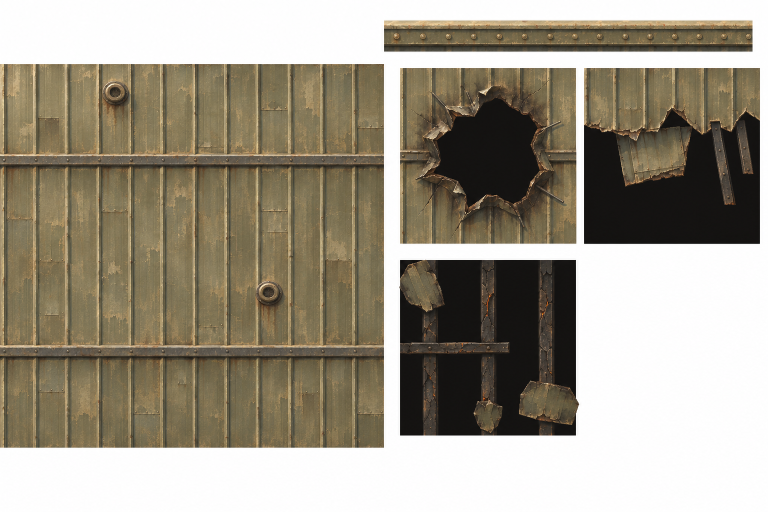
#> input picture art-source/roofs/raw/barracks.raw.png, 1536 x 1024 px, given in place of clay-guide.png, which was not available (shown at 1/2 size)
$ python export.py
#> lines starting #> are read from the running program, lines starting #| are printed output that depends on the picture
"""Export the roof sheet `mod/graphics/tilesets/roofs.png` from the painted roof sheets (`generate.py`).

A row per roof style, in `RoofStyle` order, and twelve 128 px frames per row, in `RoofTiles` order:

  0-3  FIELD      the style's swatch made seamless and cut two by two: column i + 2j holds cell (i, j), j counted north
  4    TRIM_EAVE  the eave edge along the line EAVE_DEPTH up from the frame's south edge, outer side north, with the
                  shadow the edge throws on the wall beyond it; transparent elsewhere
  5    TRIM_CORNER the edge round the south-west EAVE_DEPTH square (open north and east), mitred at its corner
  6    TRIM_INNER the edge along an inside corner, round the north-east square the outside touches
  7-9  HOLED, COLLAPSED, BURNT  the damage cells, their alpha the guide's mask (the code owns every silhouette)
  10   TRIM_DOOR  TRIM_EAVE at DOOR_EAVE_DEPTH, the eave over an exterior door
  11   TRIM_PANE  TRIM_EAVE at PANE_EAVE_DEPTH, the eave over a slit window

Every cut is mechanical: the raw is scaled back to the guide's canvas and cut where the guide put each piece. A style
with no raw yet is cut from its guide, so the runtime has a sheet to draw before the paint is in.

Usage: python art-source/roofs/export.py
"""
import sys
from pathlib import Path

import numpy as np
from PIL import Image

HERE = Path(__file__).resolve().parent
ROOT = HERE.parents[1]
sys.path.insert(0, str(HERE))
import make_guide as G  # noqa: E402

OUT = ROOT / 'mod/graphics/tilesets/roofs.png'
STYLES = ('clay', 'slab', 'corrugated', 'plate', 'hull', 'quonset', 'barracks')
F = 128
COLUMNS = 12
# RoofCover.EAVE_DEPTH: an eave's open edge lies this far up the frame from its south edge.
EAVE_DEPTH = 0.7
# RoofCover.DOOR_EAVE_DEPTH and PANE_EAVE_DEPTH: the eaves over an exterior door and a slit window.
DOOR_EAVE_DEPTH = 0.4
PANE_EAVE_DEPTH = 0.3
EDGE = round(F * (1 - EAVE_DEPTH))   # image row of the eave's open edge
CORNER = round(F * EAVE_DEPTH)       # image column of an outside corner's open edge
TRIM = 12                            # the edge band's depth
SHADOW = 9                           # how far the edge's shadow reaches over the wall
SHADOW_ALPHA = 0.45


def seamless(rgb):
    """Blends the swatch with itself rolled half way, so it wraps: the roll owns the edges, the original the middle."""
    a = rgb.astype(np.float32)
    h, w = a.shape[:2]
    rolled = np.roll(a, (h // 2, w // 2), (0, 1))
    fx = np.minimum(np.arange(w), w - 1 - np.arange(w)) / (w * 0.18)
    fy = np.minimum(np.arange(h), h - 1 - np.arange(h)) / (h * 0.18)
    wgt = np.clip(np.minimum(fy[:, None], fx[None, :]), 0, 1)
    wgt = wgt * wgt * (3 - 2 * wgt)
    return (a * wgt[..., None] + rolled * (1 - wgt[..., None])).astype(np.uint8)


def edge_band(sheet):
    x, y, w, h = G.STRIP
    band = sheet.crop((x, y, x + w, y + h))
    width = round(w * TRIM / h)
    return band.resize((width, TRIM), Image.LANCZOS).crop((0, 0, F, TRIM)).convert('RGBA')


def shadow(frame, box):
    """Darkens {x0, y0, x1, y1} with the edge's shadow, fading away from the edge named by the box's 'from' side."""
    arr = np.array(frame)
    x0, y0, x1, y1, side = box
    for yy in range(y0, y1):
        for xx in range(x0, x1):
            d = {'down': y1 - 1 - yy, 'left': xx - x0}[side]
            a = SHADOW_ALPHA * (1 - d / SHADOW)
            if a <= 0 or arr[yy, xx, 3] > 0:
                continue
            arr[yy, xx] = (0, 0, 0, int(a * 255))
    return Image.fromarray(arr)


def eave_trim(band, depth):
    """The eave trim, north-facing, its open edge `depth` up the frame."""
    edge = round(F * (1 - depth))
    eave = Image.new('RGBA', (F, F))
    eave.paste(band, (0, edge))
    return shadow(eave, (0, edge - SHADOW, F, edge, 'down'))


def trims(band):
    """The three trim frames, north-facing, from one cell of the edge band (its outer side up)."""
    east = band.rotate(-90, expand=True)  # outer side facing east

    eave = eave_trim(band, EAVE_DEPTH)

    corner = Image.new('RGBA', (F, F))
    corner.paste(east.crop((0, 0, TRIM, F - EDGE)), (CORNER - TRIM, EDGE))
    top = band.crop((0, 0, CORNER, TRIM))
    mitre = Image.new('L', top.size, 255)
    for yy in range(TRIM):
        for xx in range(CORNER - TRIM, CORNER):
            if (xx - (CORNER - TRIM)) > yy:
                mitre.putpixel((xx, yy), 0)
    corner.paste(top, (0, EDGE), mitre)
    corner = shadow(corner, (0, EDGE - SHADOW, CORNER + SHADOW, EDGE, 'down'))
    corner = shadow(corner, (CORNER, EDGE - SHADOW, CORNER + SHADOW, F, 'left'))

    inner = Image.new('RGBA', (F, F))
    inner.paste(east.crop((0, 0, TRIM, EDGE + TRIM)), (CORNER - TRIM, 0))
    run = band.crop((0, 0, F - CORNER + TRIM, TRIM))
    mitre = Image.new('L', run.size, 255)
    for yy in range(TRIM):
        for xx in range(TRIM):
            if xx < TRIM - 1 - yy:
                mitre.putpixel((xx, yy), 0)
    inner.paste(run, (CORNER - TRIM, EDGE), mitre)
    inner = shadow(inner, (CORNER, EDGE - SHADOW, F, EDGE, 'down'))
    inner = shadow(inner, (CORNER, 0, CORNER + SHADOW, EDGE, 'left'))
    return eave, corner, inner


def row(style):
    raw = HERE / 'raw' / f'{style}.raw.png'
    source = raw if raw.exists() else HERE / 'guides' / f'{style}-guide.png'
    if not raw.exists():
        print(f'{style}: no raw yet, cut from the guide')
    sheet = Image.open(source).convert('RGB')
    if sheet.size != (G.W, G.H):
        sheet = sheet.resize((G.W, G.H), Image.LANCZOS)
    mask = Image.open(HERE / 'guides' / f'{style}-mask.png').convert('L')
    frames = []

    sx, sy = G.SWATCH
    swatch = np.array(sheet.crop((sx, sy, sx + G.CELL * 2, sy + G.CELL * 2)))
    swatch = Image.fromarray(seamless(swatch)).resize((F * 2, F * 2), Image.LANCZOS).convert('RGBA')
    for col in range(4):
        i, j = col & 1, col >> 1
        frames.append(swatch.crop((i * F, (1 - j) * F, (i + 1) * F, (2 - j) * F)))

    band = edge_band(sheet)
    frames.extend(trims(band))

    for (x, y) in (G.HOLED, G.COLLAPSED, G.BURNT):
        box = (x, y, x + G.DAMAGE, y + G.DAMAGE)
        cell = sheet.crop(box).resize((F, F), Image.LANCZOS).convert('RGBA')
        cell.putalpha(mask.crop(box).resize((F, F), Image.BILINEAR))
        frames.append(cell)

    frames.append(eave_trim(band, DOOR_EAVE_DEPTH))
    frames.append(eave_trim(band, PANE_EAVE_DEPTH))
    return frames


def main():
    out = Image.new('RGBA', (F * COLUMNS, F * len(STYLES)))
#> out: PIL image 1536x896 RGBA; every value is 0
    for r, style in enumerate(STYLES):
        for c, frame in enumerate(row(style)):
#> in row, sheet is the input picture: PIL image 1536x1024 RGB; mean R, G, B 158.2, 150.8, 135.5
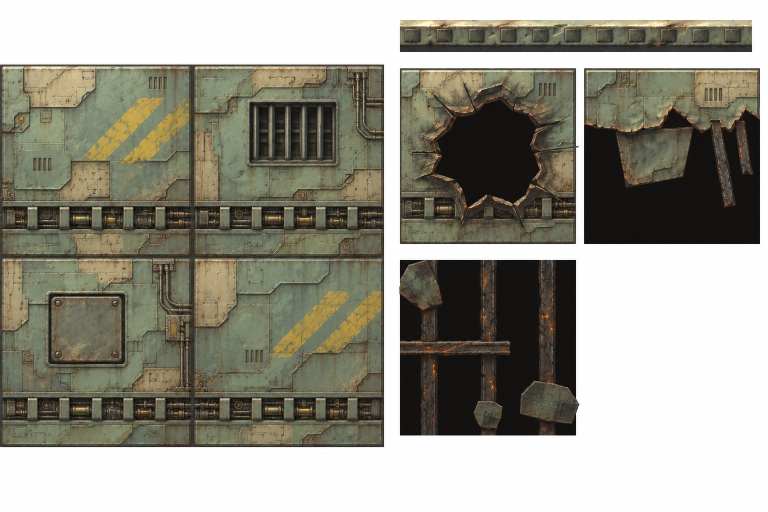
#> input picture art-source/roofs/raw/hull-v1.raw.png, 1536 x 1024 px, given in place of clay-mask.png, which was not available (shown at 1/2 size)
#> in seamless, `return (a * wgt[..., None] + rolled * (1 - wgt[..., None])).astype(np...`:
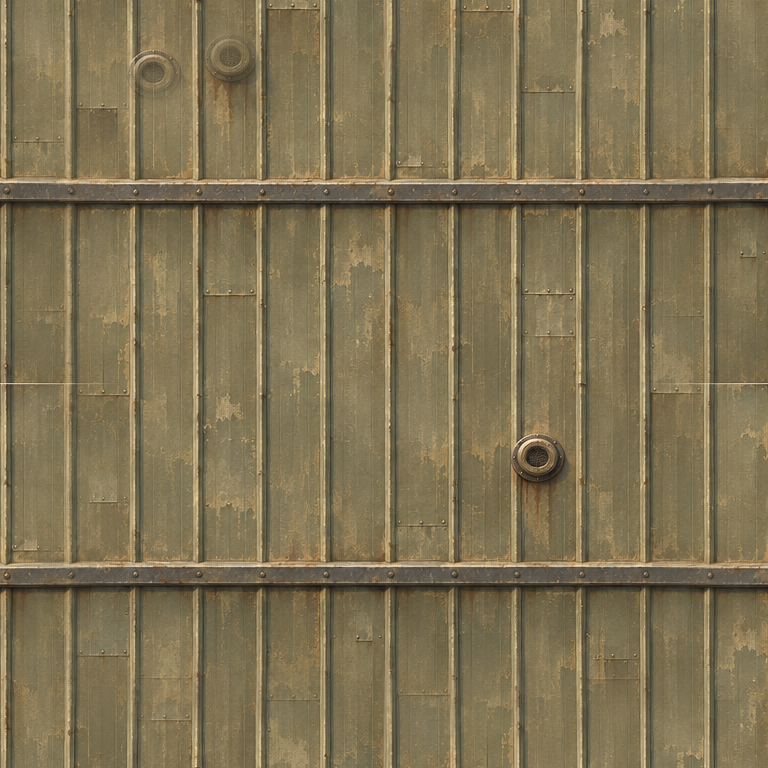
#> returned value: shape (768, 768, 3); mean of channels 0, 1, 2 127.6, 114.2, 83.8; drawn as R, G, B
#> after the loop in row, `for col in range(4):`: frames = 4 items
#> in eave_trim, `eave = Image.new('RGBA', (F, F))`: eave: PIL image 128x128 RGBA; every value is 0
#> after the loop in shadow, `for yy in range(y0, y1):`: arr: shape (128, 128, 4); mean R, G, B, A 11.2, 9.9, 7.5, 28.3
#> after the loop in shadow (call 2), `for yy in range(y0, y1):`: arr: shape (128, 128, 4); mean R, G, B, A 14.8, 13.1, 9.9, 34.8
#> after the loop in shadow (call 3), `for yy in range(y0, y1):`: arr: shape (128, 128, 4); mean R, G, B, A 14.8, 13.1, 9.9, 37.9
#> after the loop in shadow (call 4), `for yy in range(y0, y1):`: arr: shape (128, 128, 4); mean R, G, B, A 7.6, 6.8, 5.2, 17.8
#> after the loop in shadow (call 5), `for yy in range(y0, y1):`:
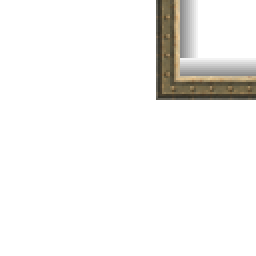
#> arr: shape (128, 128, 4) (shown 2 times larger); mean R, G, B, A 7.6, 6.8, 5.2, 18.8; transparent parts drawn white
#> after the loop in row, `for (x, y) in (G.HOLED, G.COLLAPSED, G.BURNT):`:
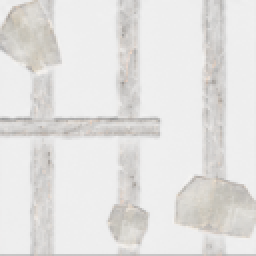
#> cell: PIL image 128x128 RGBA (shown 2 times larger); mean R, G, B, A 42.7, 37.5, 31.2, 36.2; transparent parts drawn white
#> after the loop in row, `for (x, y) in (G.HOLED, G.COLLAPSED, G.BURNT):`: frames = 10 items
#> after the loop in shadow (call 6), `for yy in range(y0, y1):`:
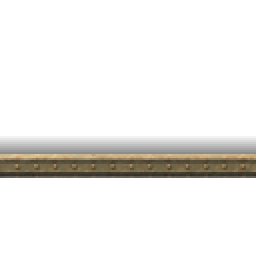
#> arr: shape (128, 128, 4) (shown 2 times larger); mean R, G, B, A 11.2, 9.9, 7.5, 28.3; transparent parts drawn white
#> after the loop in shadow (call 7), `for yy in range(y0, y1):`:
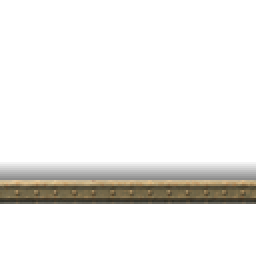
#> arr: shape (128, 128, 4) (shown 2 times larger); mean R, G, B, A 11.2, 9.9, 7.5, 28.3; transparent parts drawn white
            out.paste(frame, (c * F, r * F))
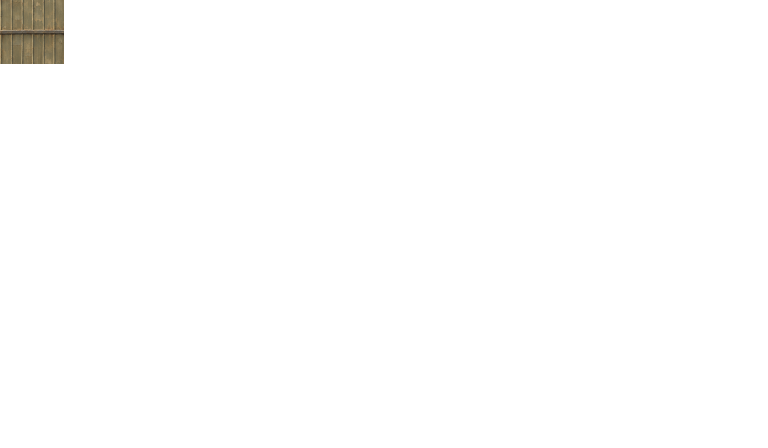
#> out: PIL image 1536x896 RGBA (shown at 1/2 size); mean R, G, B, A 1.5, 1.4, 1, 3; transparent parts drawn white
    OUT.parent.mkdir(parents=True, exist_ok=True)
    out.save(OUT)
    print(f'wrote {OUT.relative_to(ROOT)} {out.size}')


if __name__ == '__main__':
#> (the run stopped early here; a loop or call above may not have finished)
